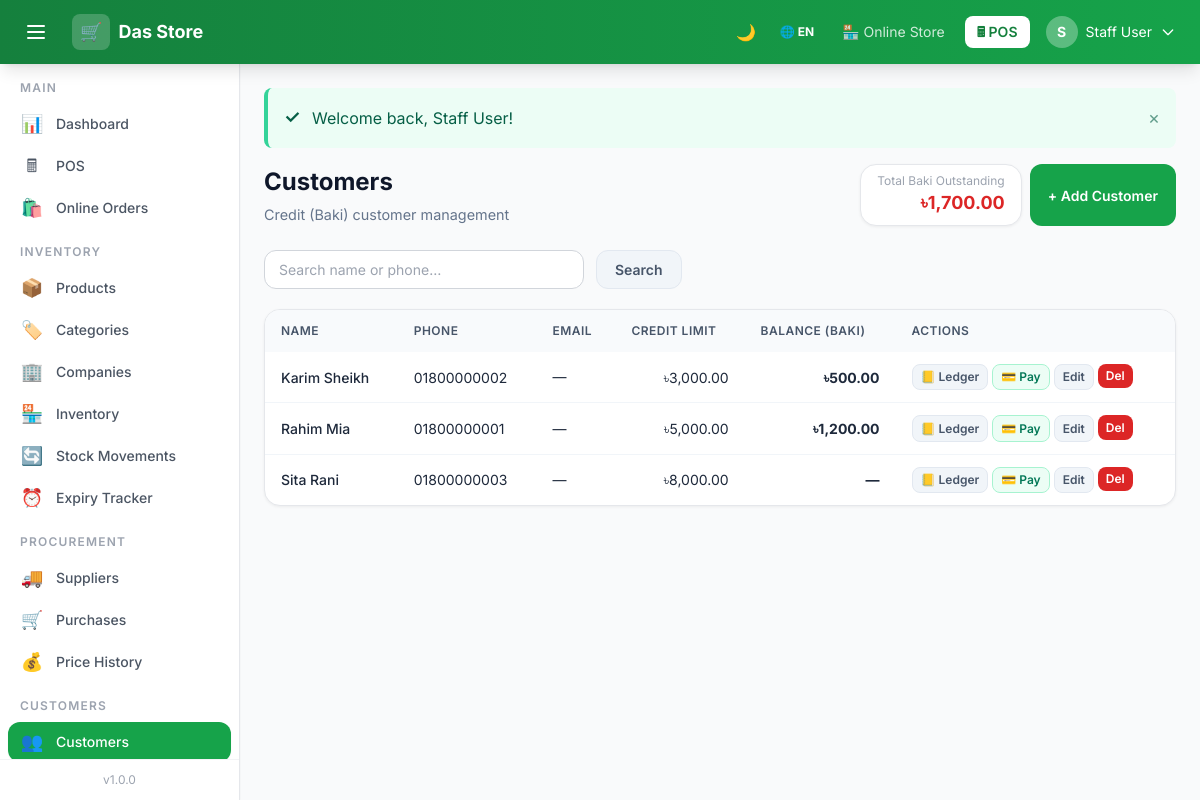
The app's page /customers.php (signed in) with its own data.
### tables this page shows
CREATE TABLE IF NOT EXISTS `customers` (
  `id`            INT UNSIGNED AUTO_INCREMENT PRIMARY KEY,
  `name`          VARCHAR(150) NOT NULL,
  `username`      VARCHAR(60)  NULL UNIQUE,
  `phone`         VARCHAR(20),
  `email`         VARCHAR(150),
  `password`      VARCHAR(255) NULL,
  `address`       TEXT,
  `credit_limit`  DECIMAL(10,2) DEFAULT 0,
  `balance`       DECIMAL(10,2) DEFAULT 0,   
  `is_active`     TINYINT(1)   DEFAULT 1,
  `created_at`    TIMESTAMP    DEFAULT CURRENT_TIMESTAMP
);

### includes/lang.php (called while the page is built, shortened)
<?php
$lang_code = $_SESSION['lang'] ?? 'en';
function __($key) {
    global $translations, $lang_code;
    return $translations[$lang_code][$key] ?? $key;
}

### customers.php (the view, shortened to what this page needs)
<?php
require_once 'includes/auth.php';
require_once 'includes/flash.php';
$search = trim($_GET['q'] ?? '');
$where  = "WHERE is_active=1";
$params = [];
$customers = $pdo->prepare("SELECT * FROM customers $where ORDER BY name");
$customers->execute($params);
$customers = $customers->fetchAll();
$total_baki = $pdo->query("SELECT COALESCE(SUM(balance),0) FROM customers WHERE balance > 0 AND is_active=1")->fetchColumn();
require_once 'includes/header.php';
require_once 'includes/sidebar.php';
?>
<div class="page-header flex flex-wrap items-center justify-between gap-3">
    <div>
        <h1 class="dark:text-white"><?= __('customers') ?></h1>
        <p class="dark:text-gray-400"><?= __('customer_management') ?></p>
    </div>
    <div class="flex gap-2">
        <div class="stat-card py-2 px-4 text-right dark:bg-gray-800 dark:border-gray-700">
            <div class="text-xs text-gray-400"><?= __('total_baki_outstanding') ?></div>
            <div class="font-bold text-red-600 dark:text-red-400 text-lg"><?= CURRENCY . number_format($total_baki, 2) ?></div>
        </div>
        <button onclick="document.getElementById('cust-modal').classList.remove('hidden')" class="btn btn-primary" id="add-cust-btn">+ <?= __('add_customer') ?></button>
    </div>
</div>
<form method="get" class="flex gap-3 mb-5 no-print">
    <input type="text" name="q" value="<?= htmlspecialchars($search) ?>" placeholder="<?= __('customer_search_placeholder') ?>" class="form-control max-w-xs dark:bg-gray-700 dark:border-gray-600 dark:text-white">
    <button type="submit" class="btn btn-secondary dark:bg-gray-700 dark:text-gray-300 dark:border-gray-600"><?= __('search') ?></button>
</form>
<div class="card dark:bg-gray-800 dark:border-gray-700 p-0 overflow-hidden">
    <div class="overflow-x-auto">
        <table class="data-table dark:text-gray-300">
            <thead class="dark:bg-gray-900/50">
                <tr>
                    <th class="dark:text-gray-400"><?= __('name') ?></th>
                    <th class="dark:text-gray-400"><?= __('phone') ?></th>
                    <th class="dark:text-gray-400"><?= __('email') ?></th>
                    <th class="text-right dark:text-gray-400"><?= __('credit_limit') ?></th>
                    <th class="text-right dark:text-gray-400"><?= __('balance_baki') ?></th>
                    <th class="dark:text-gray-400"><?= __('actions') ?></th>
                </tr>
            </thead>
            <tbody class="divide-y divide-gray-50 dark:divide-gray-700">
                <?php foreach ($customers as $c): ?>
                <tr class="dark:hover:bg-gray-700/50">
                    <td class="font-medium dark:text-gray-100"><?= htmlspecialchars($c['name']) ?></td>
                    <td class="dark:text-gray-400"><?= htmlspecialchars($c['phone'] ?? '—') ?></td>
                    <td class="text-gray-500 dark:text-gray-500 text-sm"><?= htmlspecialchars($c['email'] ?? '—') ?></td>
                    <td class="text-right dark:text-gray-300"><?= CURRENCY . number_format($c['credit_limit'], 2) ?></td>
                    <td class="text-right font-bold <?= $c['balance'] > 0 ? 'text-red-600 dark:text-red-400' : 'text-emerald-600 dark:text-emerald-400' ?>">
                        <?= $c['balance'] > 0 ? CURRENCY . number_format($c['balance'], 2) : '—' ?>
                    </td>
                    <td>
                        <div class="flex gap-1 flex-wrap">
                            <a href="customer-ledger.php?id=<?= $c['id'] ?>" class="btn btn-xs btn-secondary dark:bg-gray-700 dark:text-gray-300 dark:border-gray-600">📒 <?= __('ledger') ?></a>
                            <a href="customer-payment.php?id=<?= $c['id'] ?>" class="btn btn-xs btn-secondary bg-emerald-50 text-emerald-700 border-emerald-200 dark:bg-emerald-900/20 dark:text-emerald-400 dark:border-emerald-800">💳 <?= __('pay') ?></a>
                            <a href="customers.php?edit=<?= $c['id'] ?>" class="btn btn-xs btn-secondary dark:bg-gray-700 dark:text-gray-300 dark:border-gray-600"><?= __('edit') ?></a>
                            <form method="post" class="inline">
                                <button type="submit" class="btn btn-xs btn-danger" onclick="return confirm('<?= __('confirm_delete') ?>')"><?= __('del') ?></button>
                            </form>
                        </div>
                    </td>
                </tr>
                <?php endforeach; ?>
            </tbody>
        </table>
    </div>
</div>
<?php require_once 'includes/footer.php'; ?>

### assets/css/main.css (style rules this page uses)
*, *::before, *::after { box-sizing: border-box; }
body { font-family: 'Inter', sans-serif; }
.card { background: #fff; border-radius: 1rem; border: 1px solid #e5e7eb; box-shadow: 0 1px 3px rgba(0,0,0,.06); padding: 1.5rem; }
.stat-card { background: #fff; border-radius: 1rem; border: 1px solid #e5e7eb; padding: 1.25rem 1.5rem; box-shadow: 0 1px 3px rgba(0,0,0,.06); transition: box-shadow .2s; }
.data-table { width: 100%; border-collapse: collapse; font-size: .875rem; }
.data-table th { background: #f8fafc; font-weight: 600; color: #475569; text-transform: uppercase; letter-spacing: .04em; font-size: .75rem; padding: .75rem 1rem; text-align: left; }
.data-table td { padding: .75rem 1rem; border-bottom: 1px solid #f1f5f9; color: #1e293b; }
.data-table tbody tr:last-child td { border-bottom: none; }
.form-control { width: 100%; padding: .5rem .875rem; border: 1px solid #d1d5db; border-radius: .75rem; font-size: .875rem; outline: none; transition: border-color .15s, box-shadow .15s; background: #fff; color: #1e293b; }
.btn { display: inline-flex; align-items: center; gap: .4rem; padding: .5rem 1.125rem; border-radius: .75rem; font-size: .875rem; font-weight: 600; cursor: pointer; border: none; transition: all .15s; text-decoration: none; }
.btn-primary { background: #16a34a; color: #fff; }
.btn-danger { background: #dc2626; color: #fff; }
.btn-secondary { background: #f1f5f9; color: #475569; border: 1px solid #e2e8f0; }
.btn-xs { padding: .2rem .5rem; font-size: .75rem; border-radius: .5rem; }
.page-header { margin-bottom: 1.5rem; }
.page-header h1 { font-size: 1.5rem; font-weight: 700; color: #0f172a; }
.page-header p { color: #64748b; font-size: .9rem; margin-top: .25rem; }

### records on screen
customers: name "Karim Sheikh", phone "01800000002", email "—", credit_limit "3,000.00", balance "500.00"
customers: name "Rahim Mia", phone "01800000001", email "—", credit_limit "5,000.00", balance "1,200.00"
customers: name "Sita Rani", phone "01800000003", email "—", credit_limit "8,000.00"

### other values on screen
SHOP_NAME "Das Store"
get_current_lang() "EN"
__('online_store') "Online Store"
__('pos') "POS"
substr($user['name'] ?? 'U', 0, 1) "S"
$user['name'] "Staff User"
__('main') "MAIN"
$icon "📊 🖩 🛍️ 📦 🏷️ 🏢 🏪 🔄 ⏰ 🚚 🛒 💰 👥"
$label "Dashboard POS Online Orders Products Categories Companies Inventory Stock Movements Expiry Tracker Suppliers Purchases Price History Customers"
__('inventory') "INVENTORY"
__('procurement') "PROCUREMENT"
__('customers') "CUSTOMERS"
APP_VERSION "1.0.0"
$icon "✓"
$msg "Welcome back, Staff User!"
